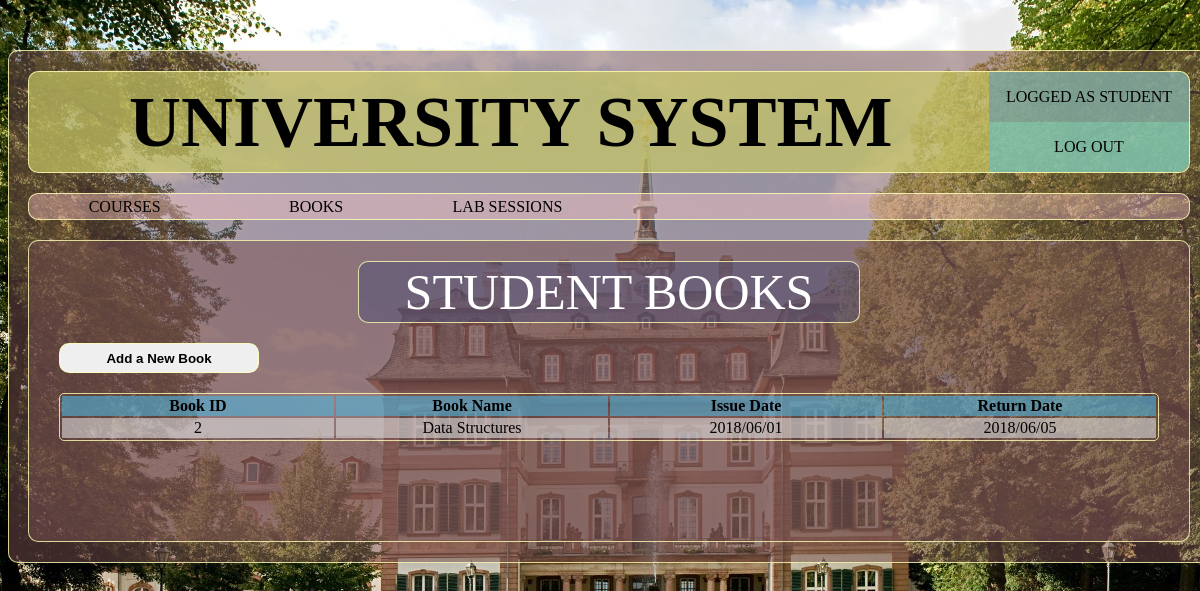
The app's page /pages/studentbooks.php (signed in) with its own data.
### tables this page shows
CREATE TABLE `stud_book_borrow` (
  `stdID` varchar(20) NOT NULL,
  `bookID` varchar(20) NOT NULL,
  `issuedDate` varchar(50) DEFAULT NULL,
  `returnedDate` varchar(50) DEFAULT NULL
);

CREATE TABLE `book` (
  `bookID` varchar(20) NOT NULL,
  `bookISBN` varchar(20) NOT NULL,
  `bookYear` int(5) NOT NULL,
  `bookTitle` varchar(100) NOT NULL,
  `bookPublisher` varchar(100) NOT NULL,
  `profID` varchar(20) DEFAULT NULL
);

### pages/studentbooks.php (the view, shortened to what this page needs)
<?php
if(isset($_SESSION['usertype'])){
    $usertype=$_SESSION['usertype'];
    $userid=$_SESSION['userid'];
    if($usertype==2){
        $query="SELECT * FROM stud_book_borrow WHERE stdID=$userid";
    }else{
        $query="SELECT * FROM stud_book_borrow ORDER BY issuedDate ASC";
    }
}
 require_once('layout/header.php');
?>
		<div class="container sub-page border-default">
			<div class="sub-page-box">
				<div class="container sub-page-title text-center border-default"> STUDENT BOOKS </div>
			</div>
			<div class="sub-page-box">
				<button name="add_new_book" class="sub-page-btn border-default" onclick="show_div()"> Add a New Book </button>
			</div>
			<div class="sub-page-box">
				<table class="container sub-page-table text-center">
                        <?php
                            require_once('../inc/config.php');
                            $userquery=mysqli_query($connection,$query);
                            if($usertype==2){
                                echo "
                                    <tr>
                                        <th>Book ID</th>
                                        <th>Book Name</th>
                                        <th>Issue Date</th>
                                        <th>Return Date</th>
                                    </tr>
                                ";
                                if(mysqli_num_rows($userquery)>0){
                                    while($row=mysqli_fetch_assoc($userquery)){
                                        $bookid=$row['bookID'];
                                        $bookquery="SELECT * FROM book WHERE bookID=$bookid LIMIT 1";
                                        $bookinfo=mysqli_query($connection, $bookquery);
                                        $book=mysqli_fetch_assoc($bookinfo);
                                            echo "<tr><td>".$row['bookID']."</td>";
                                            echo "<td>".$book['bookTitle']."</td>";
                                            echo "<td>".$row['issuedDate']."</td>";
                                            echo "<td>".$row['returnedDate']."</td>";
                                    }
                                }
                            }
                        ?>
				</table>
			</div>
		</div>
        </div>
</body>
</html>

### css/main.css (style rules this page uses)
body { background-image: url("../assets/uni-back.jpg"); background-attachment: fixed; }
.container { margin: 0px auto; }
.border-default { border: 1px solid rgba(255,255,180,0.8); border-radius: 10px; }
.text-center { text-align: center; }

### css/subpage.css (style rules this page uses)
.sub-page { display: block; margin-top: 20px; margin-bottom: 20px; width: 1160px; min-height: 300px; background-color: rgba(120,80,80,0.5); }
.sub-page-box { display: block; }
.sub-page-title { margin-top: 20px; width: 500px; min-height: 60px; line-height: 60px; font-size: 50px; color: white; background-color: rgba(80,80,120,0.5); }
.sub-page-btn { margin-top: 20px; margin-left: 30px; min-height:30px; min-width: 200px; font-weight: bold; }
.sub-page-table { margin-top: 20px; margin-bottom: 20px; width: 1100px; border: 1px solid rgba(255,255,180,0.8); border-radius: 5px; }
.sub-page-table th { background-color: rgba(80,180,220,0.6); min-height: 30px; }
.sub-page-table td { background-color: rgba(220,220,220,0.6); min-height: 30px; }

### pages/layout/header.php (style rules this page uses)
.sub-page-table th,td { width: 16.5%; }

### records on screen
stud_book_borrow: bookID "2", bookID.bookTitle "Data Structures", issuedDate "2018/06/01", returnedDate "2018/06/05"
